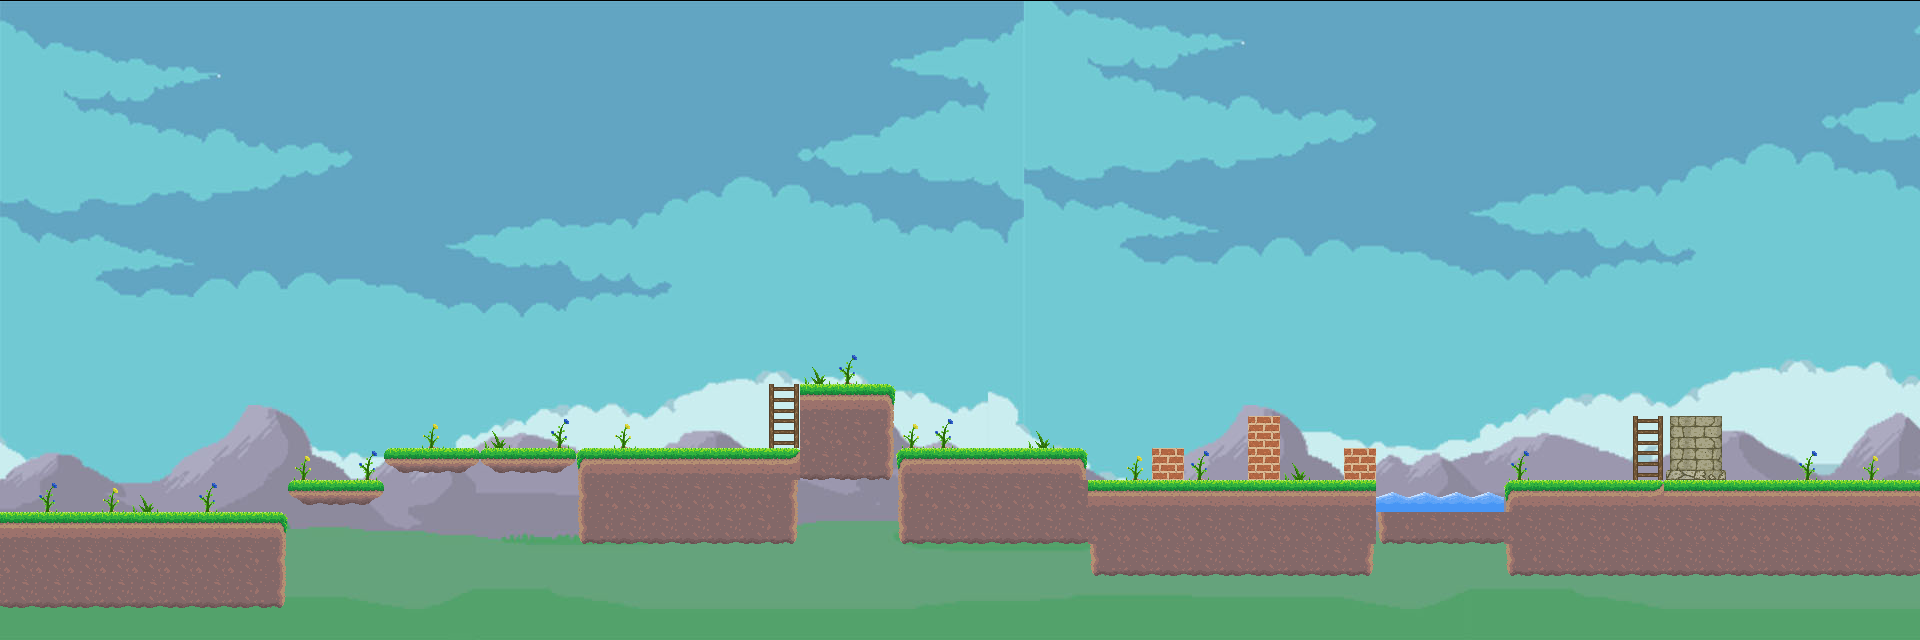

A level layout from a 2D game, rendered from its tile map. Below: a short description, then the map file with tile-grid data replaced by summaries:
An orthogonal 60x20 tile map with 32x32 px tiles, 3 tile layers (Tile Layer 2, Tile Layer 3, Tile Layer 1), 2 hidden layers not drawn, 2 tilesets, 1 image layer and 1 object.

<map version="1.10" tiledversion="1.10.0" orientation="orthogonal" renderorder="right-down" width="60" height="20" tilewidth="32" tileheight="32" infinite="0" nextlayerid="10" nextobjectid="10">
 <tileset firstgid="1" source="../first.tsx" />
 <tileset firstgid="43" name="tileset" tilewidth="32" tileheight="32" tilecount="42" columns="7">
  <image source="tileset.png" width="224" height="192" />
 </tileset>
 <imagelayer id="4" name="Image Layer 1" visible="0">
  <image source="bocchi bg 2.jpg" width="1920" height="640" />
 </imagelayer>
 <imagelayer id="7" name="Image Layer 3" offsetx="-0.3333" offsety="1.6667">
  <image source="bg full.jpg" width="1920" height="640" />
 </imagelayer>
 <imagelayer id="6" name="Image Layer 2" visible="0" offsetx="-8" offsety="148" repeatx="1">
  <image source="BGBack.png" />
 </imagelayer>
 <objectgroup id="8" name="Object Layer 1" visible="0">
  <object id="3" x="-61.3333" y="454.667" width="1454.67" height="196" />
 </objectgroup>
 <layer id="3" name="Tile Layer 2" width="60" height="20">
  <data>[1200 cells, 22 non-empty, 4 distinct tile ids]</data>
 </layer>
 <layer id="9" name="Tile Layer 3" width="60" height="20">
  <data>[1200 cells, 7 non-empty, 3 distinct tile ids]</data>
 </layer>
 <layer id="1" name="Tile Layer 1" width="60" height="20">
  <data>[1200 cells, 166 non-empty, 19 distinct tile ids]</data>
 </layer>
</map>
